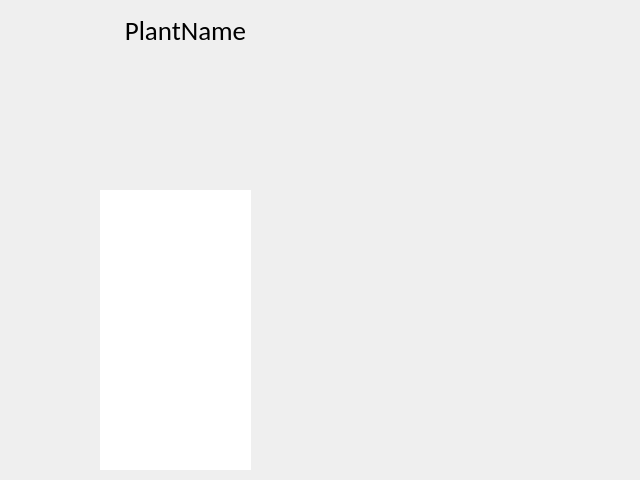
<?xml version="1.0" encoding="UTF-8"?>
<ui version="4.0">
 <class>UnitWindow</class>
 <widget class="QWidget" name="UnitWindow">
  <property name="geometry">
   <rect>
    <x>0</x>
    <y>0</y>
    <width>640</width>
    <height>480</height>
   </rect>
  </property>
  <property name="windowTitle">
   <string>Form</string>
  </property>
  <widget class="QPushButton" name="BackButton">
   <property name="geometry">
    <rect>
     <x>0</x>
     <y>0</y>
     <width>91</width>
     <height>101</height>
    </rect>
   </property>
   <property name="text">
    <string/>
   </property>
   <property name="icon">
    <iconset resource="Resources/biobloom.qrc">
     <normaloff>:/BackButtonIcon.png</normaloff>:/BackButtonIcon.png</iconset>
   </property>
   <property name="iconSize">
    <size>
     <width>85</width>
     <height>110</height>
    </size>
   </property>
   <property name="flat">
    <bool>true</bool>
   </property>
  </widget>
  <widget class="QPushButton" name="MusicButton">
   <property name="geometry">
    <rect>
     <x>0</x>
     <y>100</y>
     <width>91</width>
     <height>101</height>
    </rect>
   </property>
   <property name="text">
    <string/>
   </property>
   <property name="icon">
    <iconset resource="Resources/biobloom.qrc">
     <normaloff>:/MusicButtonIcon.jpg</normaloff>:/MusicButtonIcon.jpg</iconset>
   </property>
   <property name="iconSize">
    <size>
     <width>85</width>
     <height>110</height>
    </size>
   </property>
   <property name="flat">
    <bool>true</bool>
   </property>
  </widget>
  <widget class="QPushButton" name="SettingsButton">
   <property name="geometry">
    <rect>
     <x>0</x>
     <y>200</y>
     <width>91</width>
     <height>101</height>
    </rect>
   </property>
   <property name="text">
    <string/>
   </property>
   <property name="icon">
    <iconset resource="Resources/biobloom.qrc">
     <normaloff>:/SettingsButtonIcon.png</normaloff>:/SettingsButtonIcon.png</iconset>
   </property>
   <property name="iconSize">
    <size>
     <width>85</width>
     <height>110</height>
    </size>
   </property>
   <property name="flat">
    <bool>true</bool>
   </property>
  </widget>
  <widget class="QListWidget" name="DataList">
   <property name="geometry">
    <rect>
     <x>100</x>
     <y>190</y>
     <width>151</width>
     <height>280</height>
    </rect>
   </property>
   <property name="frameShape">
    <enum>QFrame::NoFrame</enum>
   </property>
   <property name="currentRow">
    <number>-1</number>
   </property>
  </widget>
  <widget class="QPushButton" name="PlantName">
   <property name="geometry">
    <rect>
     <x>100</x>
     <y>10</y>
     <width>171</width>
     <height>41</height>
    </rect>
   </property>
   <property name="font">
    <font>
     <family>Calibri</family>
     <pointsize>20</pointsize>
    </font>
   </property>
   <property name="text">
    <string>PlantName</string>
   </property>
   <property name="flat">
    <bool>true</bool>
   </property>
  </widget>
 </widget>
 <resources>
  <include location="Resources/biobloom.qrc"/>
 </resources>
 <connections/>
</ui>
